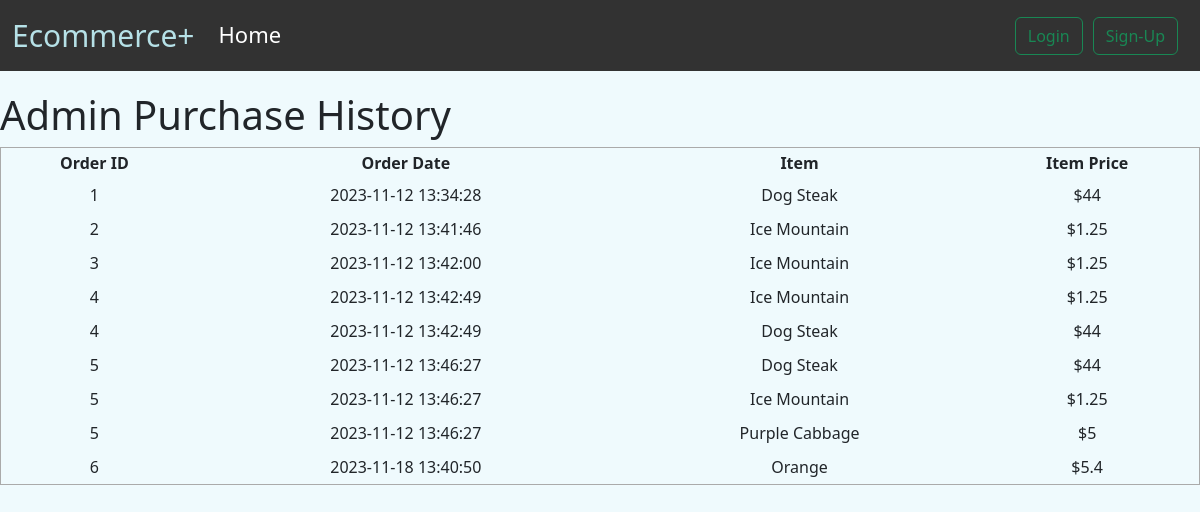
Page /purchase_history on the earlier database version.
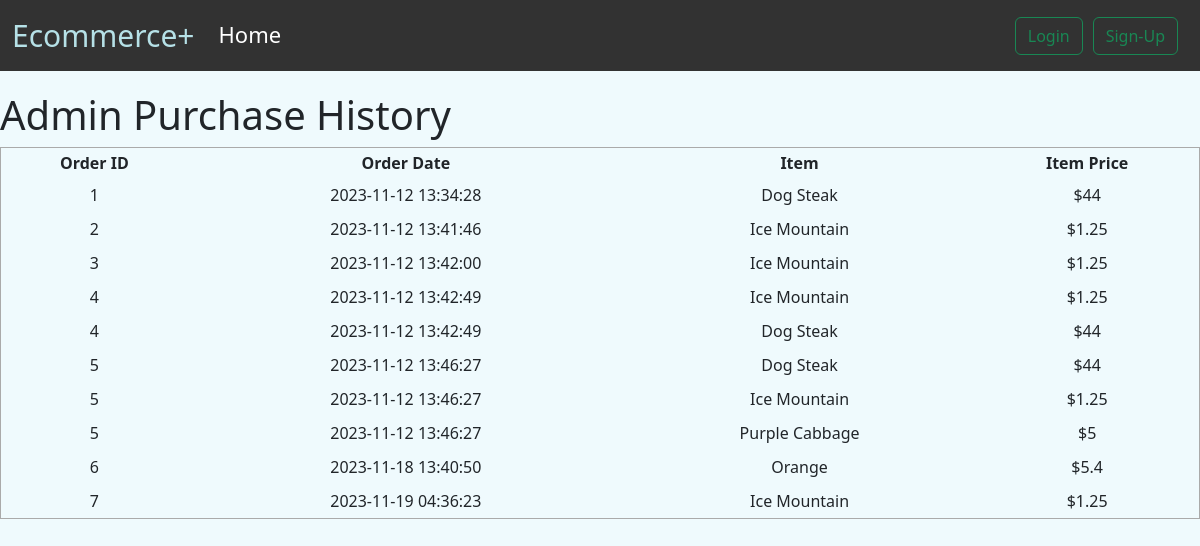
Same page on the later database version.
### tables this page shows
CREATE TABLE order_items (
    order_item_id INTEGER PRIMARY KEY AUTOINCREMENT,
    order_id INT,
    product_id INT,
    product_name VARCHAR(255),
    product_price DECIMAL(10, 2),
    quantity INT,
    FOREIGN KEY (order_id) REFERENCES orders(order_id)
);

CREATE TABLE orders (
    order_id INTEGER PRIMARY KEY AUTOINCREMENT,
    user_id INTEGER NOT NULL,
    order_date DATETIME DEFAULT CURRENT_TIMESTAMP,
    order_price DECIMAL(10, 2) NOT NULL,
    order_payment_method VARCHAR(255) NOT NULL,
    card_id INTEGER,  
    FOREIGN KEY (user_id) REFERENCES users(user_id),
    FOREIGN KEY (card_id) REFERENCES card_details(card_id)  
);

### app.py (the view)
@app.route("/purchase_history", methods=["GET", "POST"])
def purchase_history():
    try:
        if request.method == "GET":
            conn = get_db_connection()
            orders = conn.execute(
                "SELECT * FROM order_items oi JOIN orders o ON oi.order_id = o.order_id"
            ).fetchall()
            conn.close()
            return render_template("purchase_history.html", orders=orders)
    except Exception as e:
        print(str(e))
        return redirect("/")

### app.py (called while the page is built)
def get_db_connection():
    conn = sqlite3.connect("sql_database.db")
    conn.row_factory = sqlite3.Row
    return conn

### templates/purchase_history.html (shortened to what this page needs)
{% extends 'base.html' %}
{% block body %}
<body>
    <h1>Admin Purchase History</h1>
    <table>
        <tr>
            <th>Order ID</th>
            <th>Order Date</th>
            <th>Item</th>
            <th>Item Price</th>
        </tr>
        {% for order in orders %}
        <tr>
            <td>{{ order.order_id }}</td>
            <td>{{ order.order_date }}</td>
            <td>{{ order.product_name }}</td>
            <td>${{ order.product_price }}</td>
        </tr>
        {% endfor %}
    </table>
</body>
{% endblock %}

Differences in the rows shown:
added order_items: order_id "7", order_date "2023-11-19 04:36:23", product_name "Ice Mountain", product_price "1.25"
